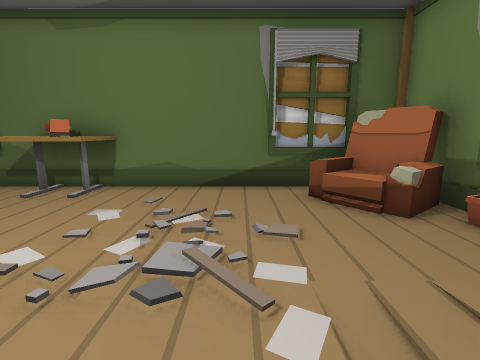
view 1 (above)

12 first-person views from a walk through a 3-D level made in the Unity game engine. The camera is 1.5 m above the floor, tilts 10° down and sees 85° across. The floor is counted in squares, 1 m on a side. Each view is taken from the middle of a square. On the plan, view 1 faces up. The plan holds only what a view shows up to about 14 squares ahead; the rest is blank. The place goes on beyond the plan. Door leaves are left out, so doorways stand open.

view 2
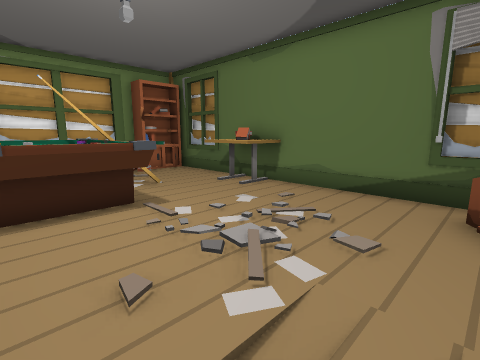

view 3
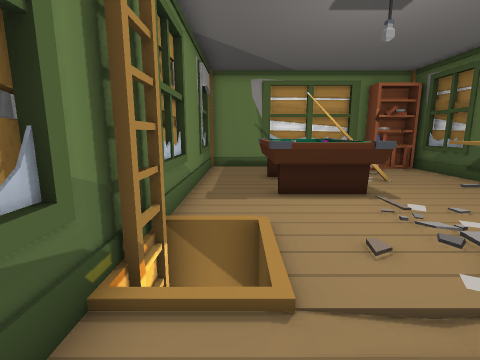

view 4
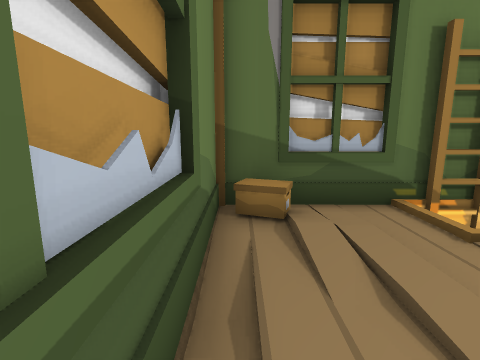

view 5
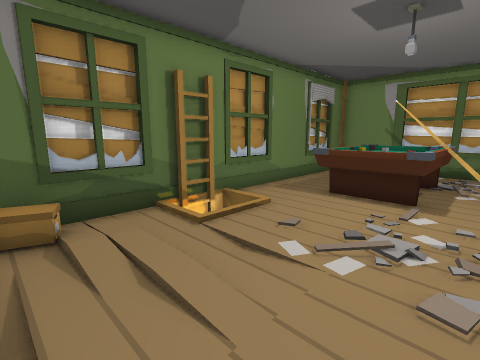

view 6
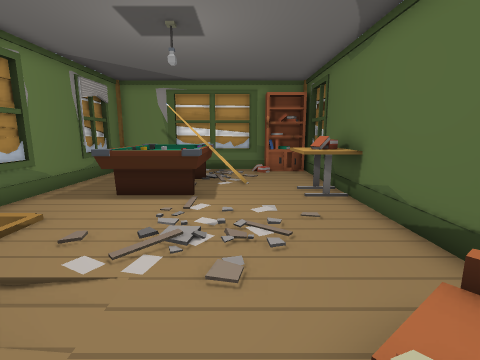

view 7
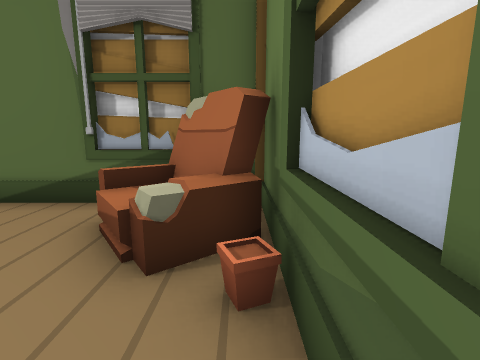

view 8
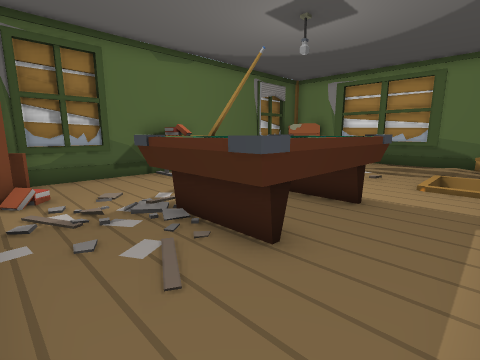

view 9
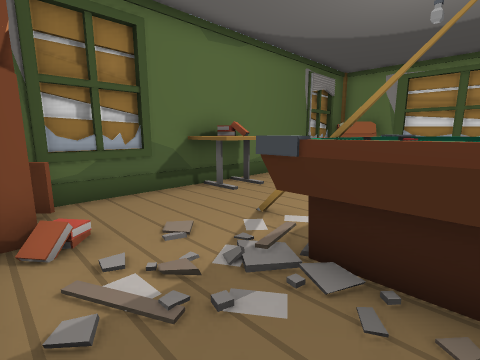

view 10
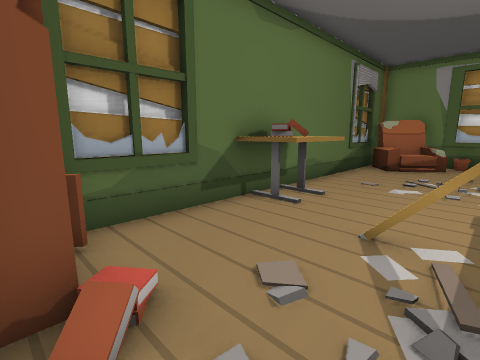

view 11
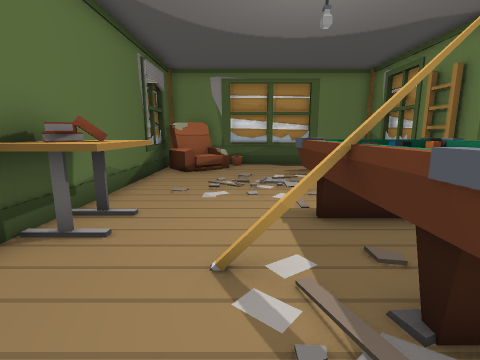

view 12
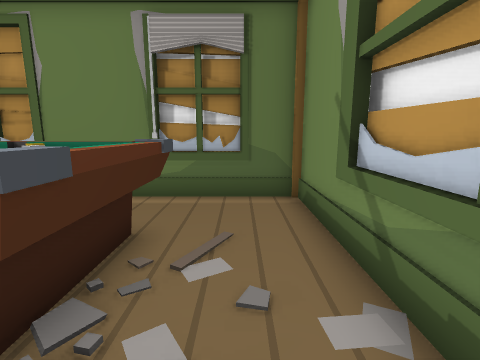

### Floor plan
Key: @ floor where view 1 was taken; # wall or solid block; . floor; / step, stairs or slope; D open door; = window, fence, low wall or low ledge; v drop or lower ground; E desk; B books; C chair; K bookshelf; T table; O other object.
Columns run from 11 left of view 1 to 5 right of it. Each row starts with its distance up from view 1.
  8  #####EE#########
  7  KK..EBB....#CCC#
  6  K...EEB.....CCC#
  5 DK............CC#
  4 #D...=........./#
  3 #..TT#TT........#
  2 #..TTTTT........#
  1 #..TT  T.....///D
  0 #..TTTTT...@.//DD
 -1 #.........vv///.D
 -2 #...##....vv/.OO#
 -3 #################

Positions as (right, up) in squares from view 1, and headings:
1: (0, 0), facing up
2: (2, 0), facing up-left
3: (3, -1), facing left
4: (4, 3), facing down
5: (4, 4), facing down-left
6: (4, 4), facing left
7: (4, 2), facing up
8: (-10, -2), facing up-right
9: (-10, 1), facing up-right
10: (-10, 3), facing up-right
11: (-9, 4), facing right
12: (-9, 4), facing down
